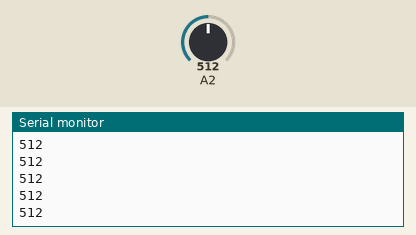
This sketch was run on a simulated Arduino Uno, built with avr-gcc and run on an emulated ATmega328P. On the bench: the last lines printed to the serial monitor. Inputs (shaded band) come from the test bench; at power-on: A2 = 512.

Above: at 1.2 s.
1.3 s: A2 set to 716
At 1.9 s:
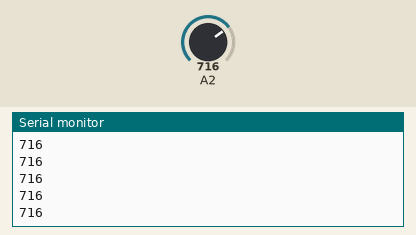
2.8 s: A2 set to 900
At 3.7 s:
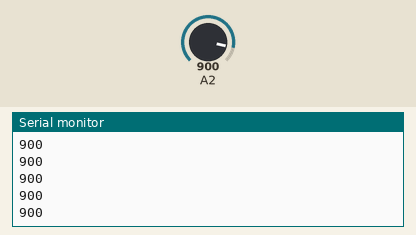
Timing chart, 0 to 5.8 s (numbered marks = the images above; inputs shaded):
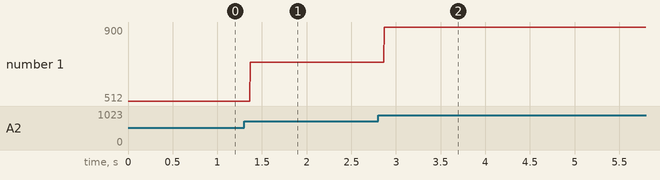

The sketch:

Analog_Input_control.ino
```cpp
int resistance = 0;

void setup()
{
   Serial.begin(9600);
}

void loop()
{
   resistance = analogRead(A2);
   Serial.println(resistance);
}
```

Measured:
- after the input at 1.3 s, the serial monitor: prints a new line after 0.07 s (image 1)
- after the input at 2.8 s, the serial monitor: prints a new line after 0.07 s (image 2)
- plotted number 1: 512 → 716 after the input at 1.3 s, 716 → 900 after the input at 2.8 s
